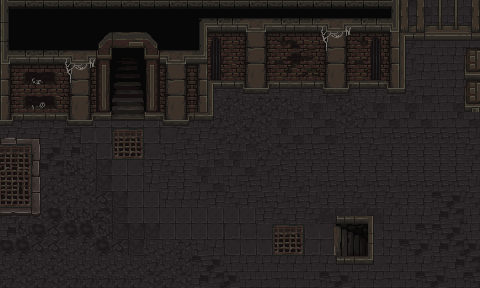

The image is a tile-based game level rendered from a .tmx file. Its description and source (layers, tilesets, objects; grid data summarised) follow:
An orthogonal 30x18 tile map with 16x16 px tiles, 3 tile layers (floor, building 1 up, exit) and 33 objects (28x solid, skeleton, coffin_1, exit, bat, ...).

<map version="1.10" tiledversion="1.10.0" orientation="orthogonal" renderorder="right-down" width="30" height="18" tilewidth="16" tileheight="16" infinite="0" nextlayerid="38" nextobjectid="91">
 <tileset firstgid="1" name="MainlevBuild" tilewidth="16" tileheight="16" tilecount="2560" columns="64">
  <image source="../Images/Map/MainlevBuild.png" trans="000000" width="1024" height="640" />
 </tileset>
 <layer id="2" name="floor" width="30" height="18">
  <data>[540 cells, 540 non-empty, 36 distinct tile ids]</data>
 </layer>
 <layer id="3" name="building 1 up" width="30" height="18">
  <data>[540 cells, 475 non-empty, 166 distinct tile ids]</data>
 </layer>
 <layer id="27" name="exit" width="30" height="18">
  <data>[540 cells, 17 non-empty, 17 distinct tile ids]</data>
 </layer>
 <objectgroup id="7" name="collision">
  <object id="1" name="skeleton" x="112" y="128" width="22" height="-2" />
  <object id="2" name="solid" x="0" y="260" width="192" height="28" />
  <object id="3" name="solid" x="0" y="121" width="16" height="139" />
  <object id="4" name="solid" x="211" y="0" width="192" height="89" />
  <object id="5" name="solid" x="403" y="0" width="77" height="41" />
  <object id="7" name="solid" x="0" y="0" width="211" height="121" />
  <object id="10" name="solid" x="387" y="89" width="16" height="5" />
  <object id="11" name="solid" x="323" y="89" width="26" height="5" />
  <object id="51" name="solid" x="243" y="89" width="26" height="5" />
  <object id="13" name="solid" x="192" y="276" width="288" height="12" />
  <object id="15" name="solid" x="448" y="240" width="32" height="36" />
  <object id="62" name="solid" x="16" y="201" width="13" height="6" />
  <object id="61" name="solid" x="16" y="154" width="8" height="4" />
  <object id="63" name="solid" x="54" y="250" width="4" height="6" />
  <object id="64" name="solid" x="196" y="250" width="8" height="6" />
  <object id="65" name="solid" x="260" y="202" width="8" height="6" />
  <object id="66" name="solid" x="242" y="184" width="12" height="8" />
  <object id="27" name="coffin_1" x="265" y="165" width="14" height="27" />
  <object id="39" name="solid" x="71" y="245" width="33" height="11" />
  <object id="40" name="solid" x="339" y="215" width="32" height="50" />
  <object id="56" name="exit" x="333" y="224" width="6" height="32" />
  <object id="67" name="solid" x="464" y="41" width="16" height="160" />
  <object id="71" name="solid" x="67" y="121" width="42" height="5" />
  <object id="73" name="solid" x="151" y="245" width="33" height="11" />
  <object id="74" name="solid" x="148" y="121" width="41" height="5" />
  <object id="76" name="solid" x="371" y="201" width="26" height="5" />
  <object id="77" name="solid" x="288" y="116" width="176" height="85" />
  <object id="80" name="solid" x="285" y="127" width="3" height="79" />
  <object id="81" name="solid" x="288" y="201" width="13" height="5" />
  <object id="82" name="solid" x="476" y="201" width="16" height="39" />
  <object id="83" name="solid" x="467" y="201" width="13" height="5" />
  <object id="84" name="bat" x="224" y="112" width="20" height="-2" />
  <object id="85" name="wakeUpTheBat_1" x="192" y="121" width="93" height="32" />
 </objectgroup>
</map>
